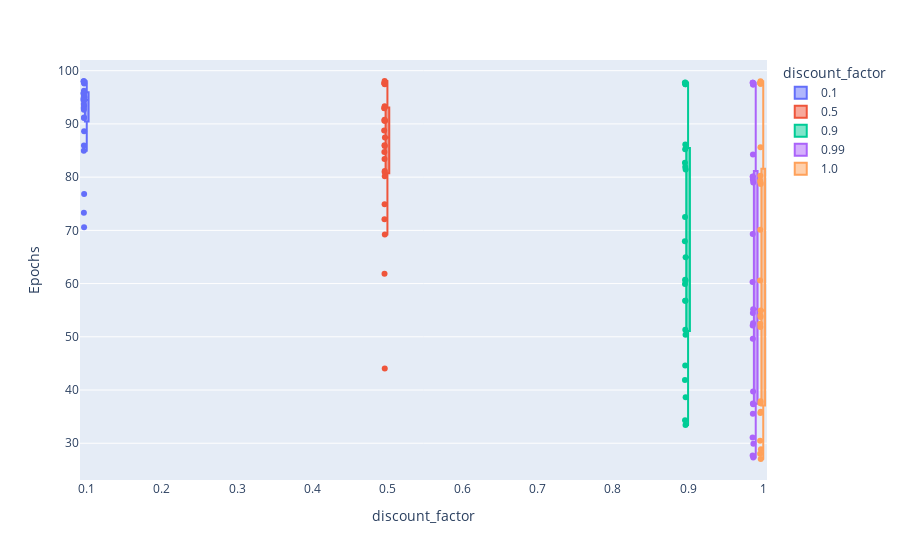

The notebook cell saved with this chart:
### Code cell
fig = px.box(create_frame(df), y="Epochs", x='discount_factor',color="discount_factor",
             boxmode="overlay", points='all')
fig.show()

### Figure 1 — Plotly figure (JSON) as saved in the notebook; plotly's stock layout.template omitted (floating-point values rounded to 4 significant figures)
{"data": [{"alignmentgroup": "True", "boxpoints": "all", "hovertemplate": "discount_factor=%{x}<br>Epochs=%{y}<extra></extra>", "legendgroup": "0.1", "marker": {"color": "#636efa"}, "name": "0.1", "notched": false, "offsetgroup": "0.1", "orientation": "v", "showlegend": true, "type": "box", "x": [0.1, 0.1, 0.1, 0.1, 0.1, 0.1, 0.1, 0.1, 0.1, 0.1, 0.1, 0.1, 0.1, 0.1, 0.1, 0.1, 0.1, 0.1, 0.1, 0.1, 0.1, 0.1, 0.1, 0.1, 0.1], "x0": " ", "xaxis": "x", "y": [73.33, 70.6, 85.97, 93.01, 93.76, 76.82, 84.96, 88.61, 93.4, 94.51, 91.23, 91.1, 92.66, 94.53, 95.53, 95.01, 94.86, 95.83, 95.78, 96.25, 97.58, 97.72, 98.0, 97.97, 98.02], "y0": " ", "yaxis": "y"}, {"alignmentgroup": "True", "boxpoints": "all", "hovertemplate": "discount_factor=%{x}<br>Epochs=%{y}<extra></extra>", "legendgroup": "0.5", "marker": {"color": "#EF553B"}, "name": "0.5", "notched": false, "offsetgroup": "0.5", "orientation": "v", "showlegend": true, "type": "box", "x": [0.5, 0.5, 0.5, 0.5, 0.5, 0.5, 0.5, 0.5, 0.5, 0.5, 0.5, 0.5, 0.5, 0.5, 0.5, 0.5, 0.5, 0.5, 0.5, 0.5, 0.5, 0.5, 0.5, 0.5, 0.5], "x0": " ", "xaxis": "x", "y": [44.03, 61.85, 69.2, 83.41, 84.72, 72.07, 74.91, 80.95, 85.87, 87.43, 80.15, 81.15, 85.98, 88.77, 90.8, 90.61, 90.58, 92.93, 93.01, 93.31, 97.46, 97.56, 98.07, 97.69, 97.55], "y0": " ", "yaxis": "y"}, {"alignmentgroup": "True", "boxpoints": "all", "hovertemplate": "discount_factor=%{x}<br>Epochs=%{y}<extra></extra>", "legendgroup": "0.9", "marker": {"color": "#00cc96"}, "name": "0.9", "notched": false, "offsetgroup": "0.9", "orientation": "v", "showlegend": true, "type": "box", "x": [0.9, 0.9, 0.9, 0.9, 0.9, 0.9, 0.9, 0.9, 0.9, 0.9, 0.9, 0.9, 0.9, 0.9, 0.9, 0.9, 0.9, 0.9, 0.9, 0.9, 0.9, 0.9, 0.9, 0.9, 0.9], "x0": " ", "xaxis": "x", "y": [56.76, 33.43, 34.31, 38.66, 50.39, 56.79, 41.89, 44.63, 51.33, 60.74, 67.94, 60.58, 59.92, 64.97, 72.52, 86.14, 81.42, 81.92, 82.7, 85.23, 97.44, 97.62, 97.79, 97.74, 97.43], "y0": " ", "yaxis": "y"}, {"alignmentgroup": "True", "boxpoints": "all", "hovertemplate": "discount_factor=%{x}<br>Epochs=%{y}<extra></extra>", "legendgroup": "0.99", "marker": {"color": "#ab63fa"}, "name": "0.99", "notched": false, "offsetgroup": "0.99", "orientation": "v", "showlegend": true, "type": "box", "x": [0.99, 0.99, 0.99, 0.99, 0.99, 0.99, 0.99, 0.99, 0.99, 0.99, 0.99, 0.99, 0.99, 0.99, 0.99, 0.99, 0.99, 0.99, 0.99, 0.99, 0.99, 0.99, 0.99, 0.99, 0.99], "x0": " ", "xaxis": "x", "y": [49.65, 31.1, 27.3, 27.69, 29.9, 60.28, 37.34, 35.56, 37.46, 39.72, 69.31, 54.47, 52.55, 52.14, 55.17, 84.26, 80.06, 79.51, 79.01, 80.14, 97.75, 97.75, 97.39, 97.75, 97.42], "y0": " ", "yaxis": "y"}, {"alignmentgroup": "True", "boxpoints": "all", "hovertemplate": "discount_factor=%{x}<br>Epochs=%{y}<extra></extra>", "legendgroup": "1.0", "marker": {"color": "#FFA15A"}, "name": "1.0", "notched": false, "offsetgroup": "1.0", "orientation": "v", "showlegend": true, "type": "box", "x": [1, 1, 1, 1, 1, 1, 1, 1, 1, 1, 1, 1, 1, 1, 1, 1, 1, 1, 1, 1, 1, 1, 1, 1, 1], "x0": " ", "xaxis": "x", "y": [54.96, 30.46, 27.04, 28.01, 28.88, 60.59, 37.91, 35.69, 35.92, 37.5, 70.11, 53.99, 52.47, 51.82, 53.72, 85.6, 80.27, 79.33, 78.71, 79.03, 98.03, 97.57, 97.73, 97.55, 97.71], "y0": " ", "yaxis": "y"}], "layout": {"boxmode": "overlay", "legend": {"title": {"text": "discount_factor"}, "tracegroupgap": 0}, "margin": {"t": 60}, "xaxis": {"anchor": "y", "categoryarray": [0.1, 0.5, 0.9, 0.99, 1], "categoryorder": "array", "domain": [0, 1], "title": {"text": "discount_factor"}}, "yaxis": {"anchor": "x", "domain": [0, 1], "title": {"text": "Epochs"}}}}
